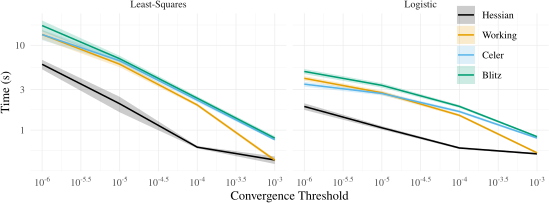

R code for this plot:
library(tibble)
library(tidyr)
library(dplyr)
library(tikzDevice)
library(ggplot2)
library(scales)

source("R/utils.R")

theme_set(theme_minimal(base_size = 9))

fig_width <- 5.6
fig_height <- 2.2

conf_level <- 0.05

d_raw <- readRDS("results/stopping-threshold.rds") %>%
  filter(
    !(screening_type %in% c("strong", "edpp", "gap_safe")),
    converged == TRUE
  ) %>%
  mutate(
    screening_type = recode_methods(screening_type),
    family = recode(
      family,
      "gaussian" = "Least-Squares",
      "binomial" = "Logistic"
    )
  ) %>%
  select(tol_gap, family, screening_type, time)

d1 <-
  d_raw %>%
  mutate(
    screening_type = as.factor(screening_type),
    family = as.factor(family)
  ) %>%
  group_by(family, tol_gap, screening_type) %>% 
  summarize(
    meantime = mean(time),
    se = sd(time) / sqrt(n()),
    ci = qnorm(1 - conf_level/2) * se
  ) %>%
  mutate(
    hi = meantime + ci,
    lo = meantime - ci
  )

cols <- c(
  "black", "#E69F00", "#56B4E9", "#009E73", "#F0E442",
  "#0072B2", "#D55E00", "#CC79A7"
)

options(
  tikzDocumentDeclaration =
    "\\documentclass[10pt]{article}\n\\usepackage{newtxtext,newtxmath}\n"
)

file <- "figures/stopping-threshold.tex"
tikz(file, width = fig_width, height = fig_height, standAlone = TRUE)
ggplot(
  d1,
  aes(tol_gap, meantime, color = screening_type, fill = screening_type)
) +
  geom_ribbon(aes(ymin = lo, ymax = hi), alpha = 0.2, color = "transparent") +
  geom_line(size = 1) +
  facet_wrap("family") +
  theme(legend.position = c(0.88, 0.82), legend.title = element_blank()) +
  scale_fill_manual(values = cols) +
  scale_color_manual(values = cols) +
  scale_y_log10() +
  scale_x_log10(
    breaks = trans_breaks("log10", function(x) 10^x),
    labels = trans_format("log10", math_format(10^.x))
  ) +
  labs(
    fill = "Method",
    color = "Method",
    x = "Convergence Threshold",
    y = "Time (s)"
  ) 
dev.off()

renderPdf("figures/stopping-threshold.tex")
